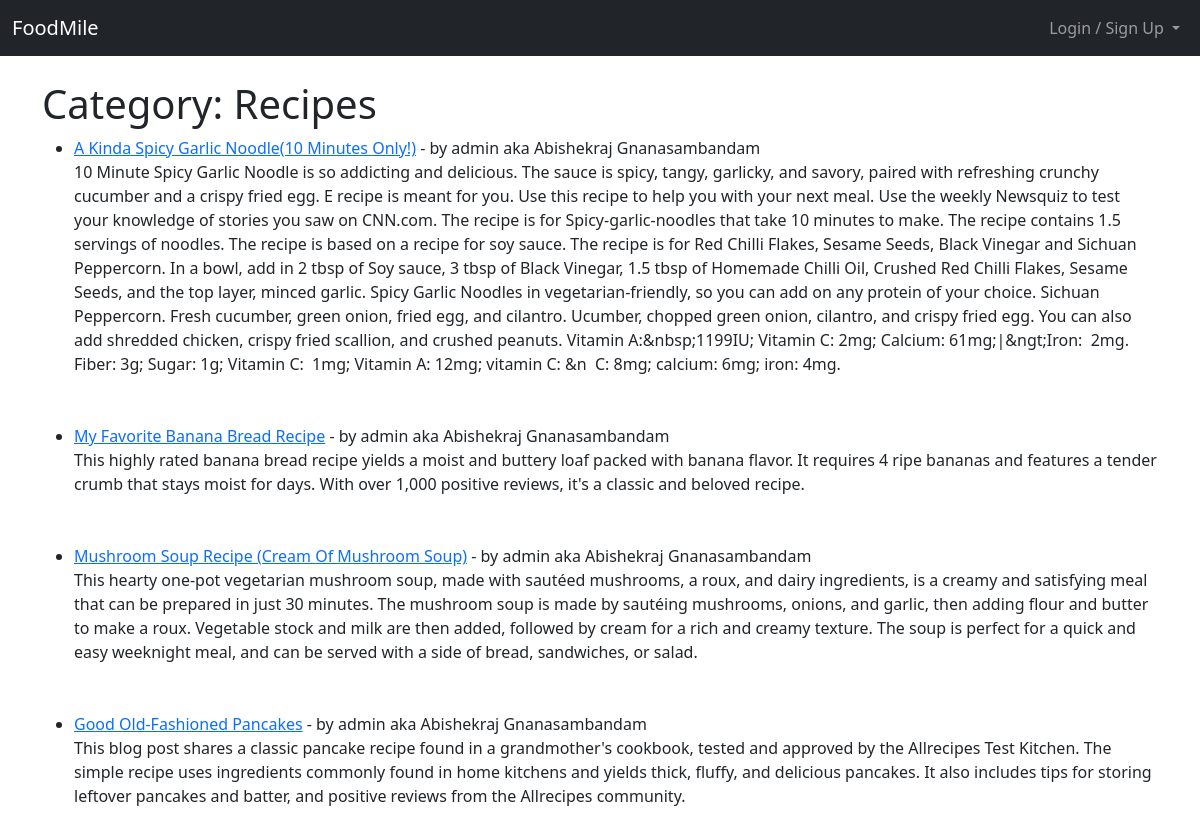
The page /category/recipes/ on the database its author committed.
### foodmileblog/models.py (models this page shows, shortened)
class Post(models.Model):
    title = models.CharField(max_length=255)
    header_image = models.ImageField(null=True, blank=True, upload_to="images/")
    last_updated = models.DateTimeField(default=now, blank=True)
    last_updated_short = models.DateField(default=now, blank=True)
    author = models.ForeignKey(User, on_delete=models.CASCADE) # if user is deleted, we also "cascade" delete all posts of that user, default 1 is admin
    body = RichTextField(blank=True, null=True)
    category = models.CharField(max_length=255, default="miscellaneous")
    likes = models.ManyToManyField(User, related_name='blog_posts')
    summary = models.CharField(max_length=255, default="Summary not available.") # down the line we can use AI to summarise post content
    author_full_name = models.CharField(max_length=100)

### foodmileblog/views.py (the view)
# urls.py: path('category/<str:ctg>/', CategoryView, name="category"),
def CategoryView(request, ctg):
    posts_of_category = Post.objects.filter(category=ctg.replace('-', ' '))
    return render(request, 'categories.html', {'ctg':ctg.title().replace('-', ' '), 'posts_of_category':posts_of_category})

### foodmileblog/templates/categories.html (shortened to what this page needs)
{% extends 'base.html' %}
{% block content %}
{% if posts_of_category %}
<h1> Category: {{ ctg }}  </h1>
<ul>
{% for post in posts_of_category %}
    <li><a href="{% url 'article-detail' post.pk %}">{{ post.title }}</a> - by {{ post.author }}
        aka {{ post.author.first_name }} {{ post.author.last_name}} <br/>
        {{ post.summary }}
        <br/>
        <br/><br/>
    </li>
{% endfor %}
</ul>
{% else %}
    <h3> 404 Oops!! this page does not exist. </h3>
{% endif %}
{% endblock %}

### rows shown on the page
Post: title "A Kinda Spicy Garlic Noodle(10 Minutes Only!)", author "admin", author.first_name "Abishekraj", author.last_name "Gnanasambandam", summary "10 Minute Spicy Garlic Noodle is so addicting and delicious. The sauce is spicy, tangy, garlicky, and savory, paired with refreshing crunchy cucumber and a crispy fried egg. E recipe is meant for you. Use this recipe to help you with your next meal. Use the weekly Newsquiz to test your knowledge of stories you saw on CNN.com. The recipe is for Spicy-garlic-noodles that take 10 minutes to make. The recipe contains 1.5 servings of noodles. The recipe is based on a recipe for soy sauce. The recipe is for Red Chilli Flakes, Sesame Seeds, Black Vinegar and Sichuan Peppercorn. In a bowl, add in 2 tbsp of Soy sauce, 3 tbsp of Black Vinegar, 1.5 tbsp of Homemade Chilli Oil, Crushed Red Chilli…"
Post: title "My Favorite Banana Bread Recipe", author "admin", author.first_name "Abishekraj", author.last_name "Gnanasambandam", summary "This highly rated banana bread recipe yields a moist and buttery loaf packed with banana flavor. It requires 4 ripe bananas and features a tender crumb that stays moist for days. With over 1,000 positive reviews, it's a classic and beloved recipe."
Post: title "Mushroom Soup Recipe (Cream Of Mushroom Soup)", author "admin", author.first_name "Abishekraj", author.last_name "Gnanasambandam", summary "This hearty one-pot vegetarian mushroom soup, made with sautéed mushrooms, a roux, and dairy ingredients, is a creamy and satisfying meal that can be prepared in just 30 minutes. The mushroom soup is made by sautéing mushrooms, onions, and garlic, then adding flour and butter to make a roux. Vegetable stock and milk are then added, followed by cream for a rich and creamy texture. The soup is perfect for a quick and easy weeknight meal, and can be served with a side of bread, sandwiches, or salad."
Post: title "Good Old-Fashioned Pancakes", author "admin", author.first_name "Abishekraj", author.last_name "Gnanasambandam", summary "This blog post shares a classic pancake recipe found in a grandmother's cookbook, tested and approved by the Allrecipes Test Kitchen. The simple recipe uses ingredients commonly found in home kitchens and yields thick, fluffy, and delicious pancakes. It also includes tips for storing leftover pancakes and batter, and positive reviews from the Allrecipes community."

### other values the page prints
{{ ctg }} "Recipes"
